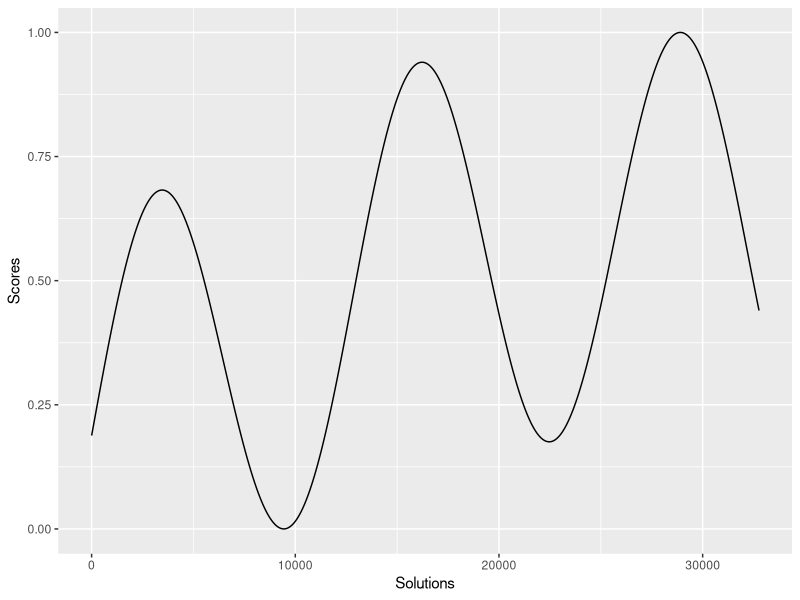
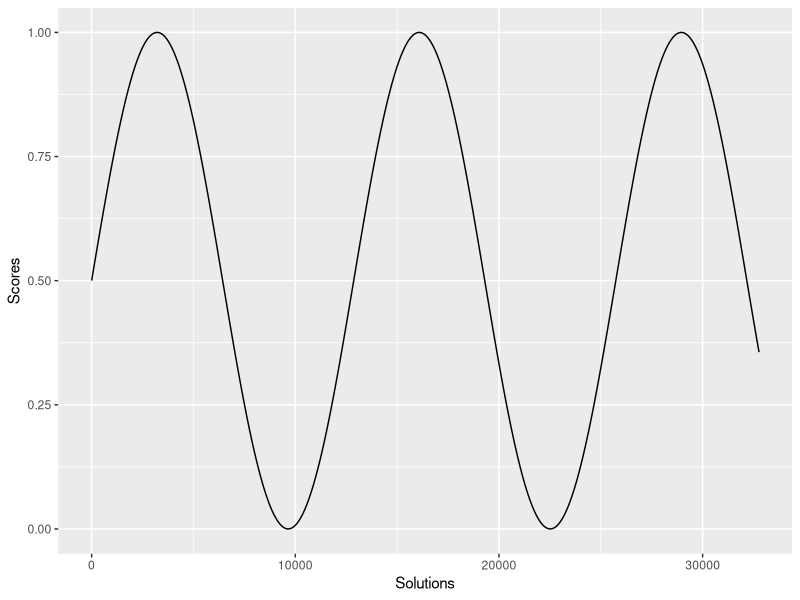
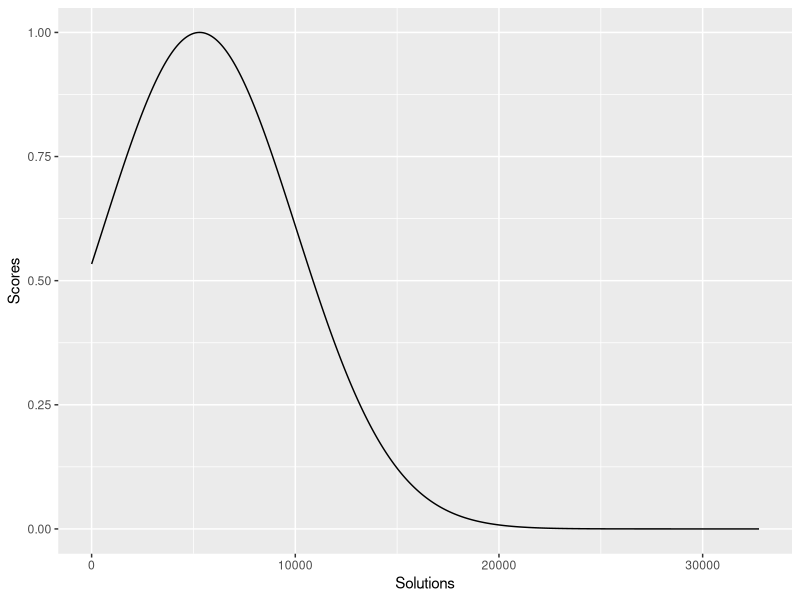
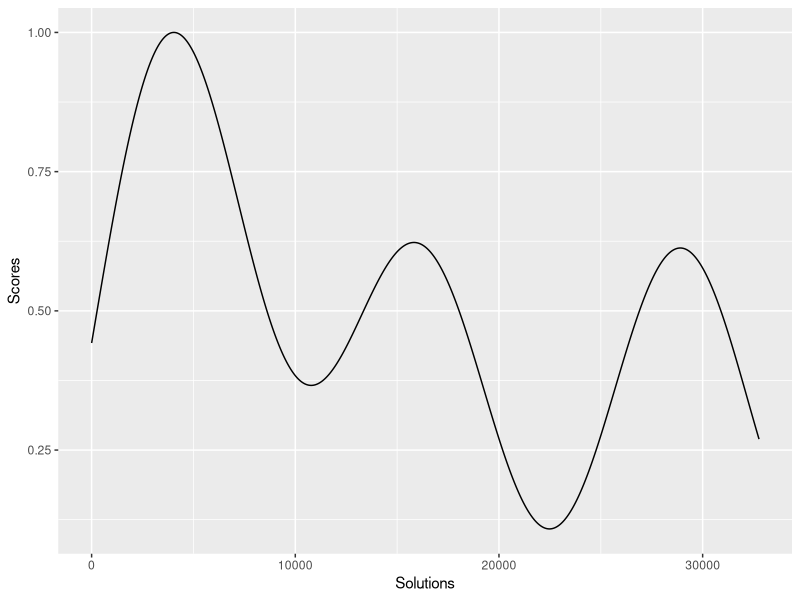
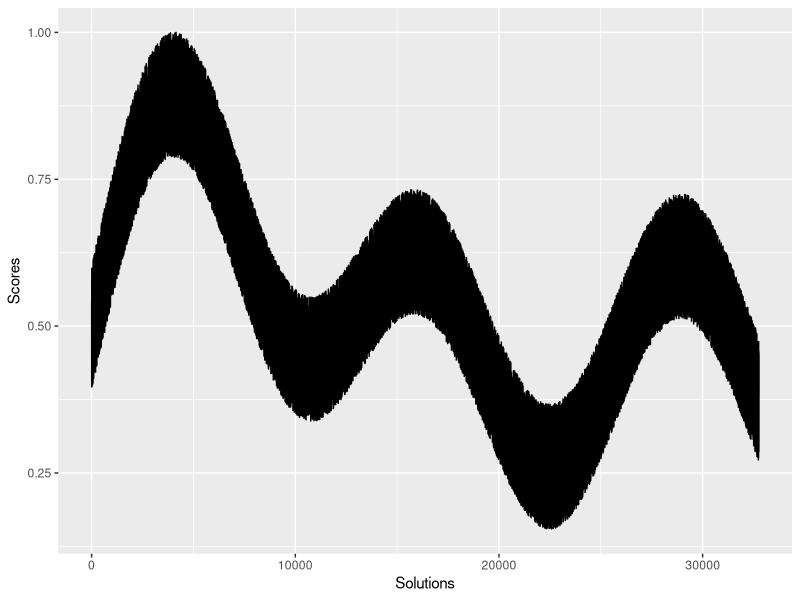

Recreate these plots in R, in order.
 library("ggplot2")

# For loop through space_number and k
#for (i in seq(0,999,1)) {
# NK Space Number (ID)
space_number <- 1000 # CHANGE --> Iterate 1 through 2^N
#for (k_opts in c(1,5,10)) {
# Parameters
N <- 15
k <- 1 #CHANGE --> Iterate through values of 1, 5, and 10

# Solutons in the NK Space
solutions_x <- seq(1,2^N) 

# Analytic Approach
# Addition of two sine functions with different periods and normal distribution 
# then add perturbation

## First Step | Define periods in terms of k and number of solutions
wave.period.1 <- round(length(solutions_x)/2^k) #Period for first wave
wave.period.2 <- round(length(solutions_x)/(2^(k+3))) #Period for second wave

## Second Step | Create teh dataframes of solutions and sine functions
wave.1 <- data.frame(Solutions=solutions_x,Scores=sin((1/wave.period.1)*(solutions_x)))
wave.2 <- data.frame(Solutions=solutions_x,Scores=sin((1/wave.period.2)*(solutions_x)))

## Third Step | Combine the two wave functions in random percentages
### Define the random percentages
random_proportion.1 <- runif(1, min=0, max=1)
random_proportion.2 <- runif(1, min=0, max=1)
### Add the two waves together by these percentages
wave.3 <- data.frame(Solutions=solutions_x,
                     Scores=random_proportion.1*wave.1$Scores+random_proportion.2*wave.2$Scores)
### Remove negative values by adding the minimum value, bringing minimum to 0
wave.3$Scores <- wave.3$Scores + abs(min(wave.3$Scores))
### Now normalize by the max score and multiply the amplitude by 1/k
wave.3$Scores <- (1/k)*wave.3$Scores/max(wave.3$Scores)

wave.4 <- data.frame(Solutions=solutions_x,
                     Scores=random_proportion.2*wave.2$Scores)
### Remove negative values by adding the minimum value, bringing minimum to 0
wave.4$Scores <- wave.4$Scores + abs(min(wave.4$Scores))
### Now normalize by the max score and multiply the amplitude by 1/k
wave.4$Scores <- (1/k)*wave.4$Scores/max(wave.4$Scores)


### Visual Inspection
ggplot(data=wave.3,aes(x=Solutions,y=Scores))+geom_line()
ggplot(data=wave.4,aes(x=Solutions,y=Scores))+geom_line()
## Fourth Step | Now create normal 
### Pick random number to mean of normal, between 1 and 2^N
random.mean <- round(runif(1,min=1,max=length(solutions_x)))
### Create normal with mean and set standard deviation as SD/(2^K)
standard_normal <- dnorm(solutions_x,mean=random.mean,sd=sd(solutions_x)/(2^(k)))
### Normalize so maximum value is one
standard_normal_normalized <- data.frame(Solutions=solutions_x,Scores=standard_normal/max(standard_normal))

### Sanity Check
ggplot(data=standard_normal_normalized,aes(x=Solutions,y=Scores))+geom_line()

## Fifth Step | Now combine normal distribution with wave function by adding together
standard_normal_normalized_wave_df <- data.frame(Solutions=solutions_x,
                                                 Scores=standard_normal_normalized$Scores+wave.3$Scores)
### Normalize combined normal and wave by maximum value
standard_normal_normalized_wave_df$Scores <- standard_normal_normalized_wave_df$Scores/max(standard_normal_normalized_wave_df$Scores)

### Sanity Check
ggplot(data=standard_normal_normalized_wave_df,aes(x=Solutions,y=Scores))+geom_line()

## Sixth Step | Pertub values for all 2^N values from a uniform between some values >0 and 0.3
perturbation <- runif(max(solutions_x), # 2^N Values
                      min=0.00005,
                      max=0.30)
### Add perturbation
standard_normal_normalized_wave_df$Scores <- standard_normal_normalized_wave_df$Scores + perturbation
### Remove negative values again by adding in minmum score
standard_normal_normalized_wave_df$Scores <- standard_normal_normalized_wave_df$Scores + abs(min(standard_normal_normalized_wave_df$Scores))
### Normalize again by maximum
standard_normal_normalized_wave_df$Scores <- standard_normal_normalized_wave_df$Scores/max(standard_normal_normalized_wave_df$Scores)

### Sanity Check | Visualize the Problem Space
ggplot(data=standard_normal_normalized_wave_df,aes(x=Solutions,y=Scores))+geom_line()

#write.table(c(standard_normal_normalized_wave_df$Scores),
#          row.names=F,
#          col.names=F,
#          file = paste("4_NK_space_scores_",k,"_",space_number,"_R.txt",sep=""))
